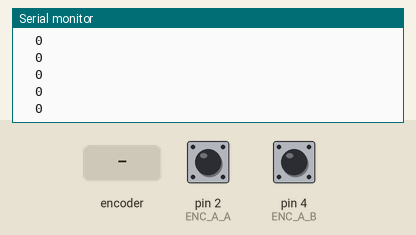
Bench run of a sketch on a simulated Arduino Uno, built with avr-gcc and run on an emulated ATmega328P. Shown: the last lines printed to the serial monitor. The inputs (shaded band) are chosen by the test bench; at power-on: pin 2 (ENC_A_A) HIGH, pin 4 (ENC_A_B) HIGH.

Above: at 1.2 s.
1.3 s: rotary encoder on pin 2 (ENC_A_A) / pin 4 (ENC_A_B) turned 3 steps (first pin leading)
At 1.77 s:
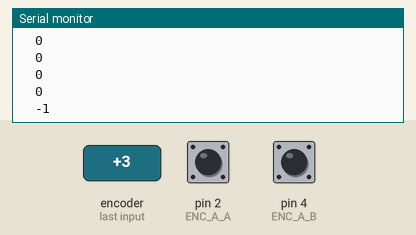
3.4 s: rotary encoder on pin 2 (ENC_A_A) / pin 4 (ENC_A_B) turned 3 steps (first pin leading)
At 3.67 s:
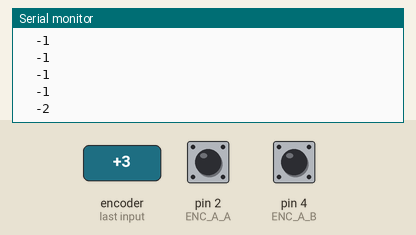
Timing chart, 0 to 6.4 s (numbered marks = the images above; inputs shaded):
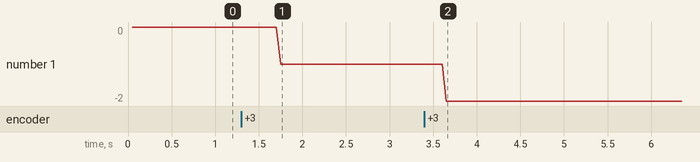

The sketch:

rotary_encoder.ino
```cpp
// and for the encoder:
#define ENC_A_A 2 // pin connected to external interrupt
#define ENC_A_B 4 // pin connected to normal pin
// variables
float position_A; // controller variables as globals
// timing:
unsigned long loopTime, printTime; // timing
volatile long encodercount_A;
volatile unsigned long lasttime_A, transitiontime_A;
void setup() {
  pinMode(ENC_A_A, INPUT_PULLUP); // encoder A
  pinMode(ENC_A_B, INPUT_PULLUP);
  Serial.begin(115200);
  attachInterrupt(0, encoder_A, RISING);
}


int n;
int mvalue=1;
uint16_t stepf=100;
int laststepf;
int stepr=300;
int laststepr;


void loop() {
  if (millis() > loopTime + 49) { // 20 Hz output
    loopTime = millis();      // reset looptimer
    position_A = (360 * (float) encodercount_A) / (450*2); // degrees: 100 PPR, 1:30 gear, 360 deg/rev. in [rad] it would be 2*pi*(float)encodercount/(100*30)


// serial monitor output
    Serial.print("\t");
    Serial.println((int)position_A);
  }
}

////// ===== DON'T start messing with the code below this line ====////
// encoder interrupt routine
void encoder_A() {
  transitiontime_A = micros() - lasttime_A; // this bit for sensing pulse duration
  if (digitalRead(ENC_A_B))
    encodercount_A++;                   // counting the pulses (position)
  else
    encodercount_A--;
  lasttime_A = micros();
}
```

Measured:
- after the input at 1.3 s, the serial monitor: prints a new line after 0.45 s (image 1)
- after the input at 3.4 s, the serial monitor: prints a new line after 0.25 s (image 2)
- plotted number 1: 0 → -1 after the input at 1.3 s, -1 → -2 after the input at 3.4 s
